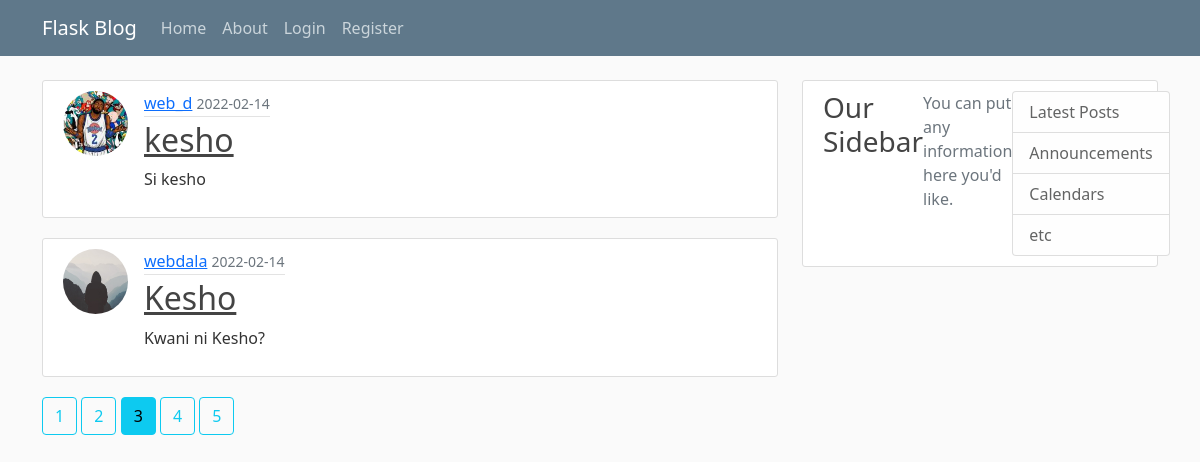
Screenshot of /home?page=3 with the database file from the repository.
### flaskblog/models.py (models this page shows, shortened)
class Post(db.Model):
    id = db.Column(db.Integer, primary_key=True)
    title = db.Column(db.String(100), nullable=False)
    date_posted = db.Column(db.DateTime, nullable=False, default=datetime.utcnow)
    content = db.Column(db.Text, nullable=False)
    user_id = db.Column(db.Integer, db.ForeignKey('user.id'), nullable=False)

class User(db.Model, UserMixin):
    id = db.Column(db.Integer, primary_key=True)
    username = db.Column(db.String(20), unique=True, nullable=False)
    email = db.Column(db.String(120), unique=True, nullable=False)
    image_file = db.Column(db.String(20), nullable=False, default='default.jpg')
    password = db.Column(db.String(60), nullable=False)
    posts = db.relationship('Post', backref='author', lazy=True)

### flaskblog/routes.py (the view)
@app.route('/')
@app.route('/home')
def home():
    page = request.args.get('page', 1, type=int)
    posts = Post.query.order_by(Post.date_posted.desc()).paginate(page=page, per_page=2)
    return render_template('home.html', posts=posts)

### flaskblog/templates/home.html
{% extends 'layout.html' %}
{% block content %}
    {% for post in posts.items %}
    <article class="media content-section">
      <div>
        <img src="{{ url_for('static', filename='profile_pics/' + post.author.image_file) }}" alt="profile-pic" class="rounded-circle article-img">
      </div>
      <div class="media-body">
        <div class="article-metadata">
          <a class="mr-2" href="{{ url_for('account', username=post.author.username) }}">{{ post.author.username }}</a>
          <small class="text-muted">{{ post.date_posted.strftime('%Y-%m-%d') }}</small>
        </div>
        <h2><a class="article-title" href="{{ url_for('post', post_id=post.id) }}">{{ post.title }}</a></h2>
        <p class="article-content">{{ post.content }}</p>
      </div>
    </article>
    {% endfor %}
    {% for page_num in posts.iter_pages(left_edge=1, right_edge=1, left_current=1, right_current=2) %}
      {% if page_num %}
        {% if page_num == posts.page %}
          <a href="{{ url_for('home', page=page_num) }}" class="btn btn-info mb-4">{{page_num}}</a>
        {% else %}
          <a href="{{ url_for('home', page=page_num) }}" class="btn btn-outline-info mb-4">{{page_num}}</a>
        {% endif %}
      {% else %}
        ...
      {% endif %}
    {% endfor %}
{% endblock %}

### flaskblog/static/main.css (style rules this page uses)
body { background: #fafafa; color: #333333; margin-top: 5rem; }
h1, h2, h3, h4, h5, h6 { color: #444444; }
.content-section { background: #ffffff; padding: 10px 20px; border: 1px solid #dddddd; border-radius: 3px; margin-bottom: 20px; display: flex; }
.article-title { color: #444444; }
.article-content { white-space: pre-line; }
.article-img { height: 65px; width: 65px; margin-right: 16px; }
.article-metadata { padding-bottom: 1px; margin-bottom: 4px; border-bottom: 1px solid #e3e3e3 }

### rows the page displays
Post: image_file (picture), author.username "web_d", date_posted "2022-02-14", title "kesho", content "Si kesho"
Post: image_file (placeholder picture), author.username "webdala", date_posted "2022-02-14", title "Kesho", content "Kwani ni Kesho?"

### other values shown
{{ page_num }} "1" "2" "4" "5"
{{ page_num }} "3"
